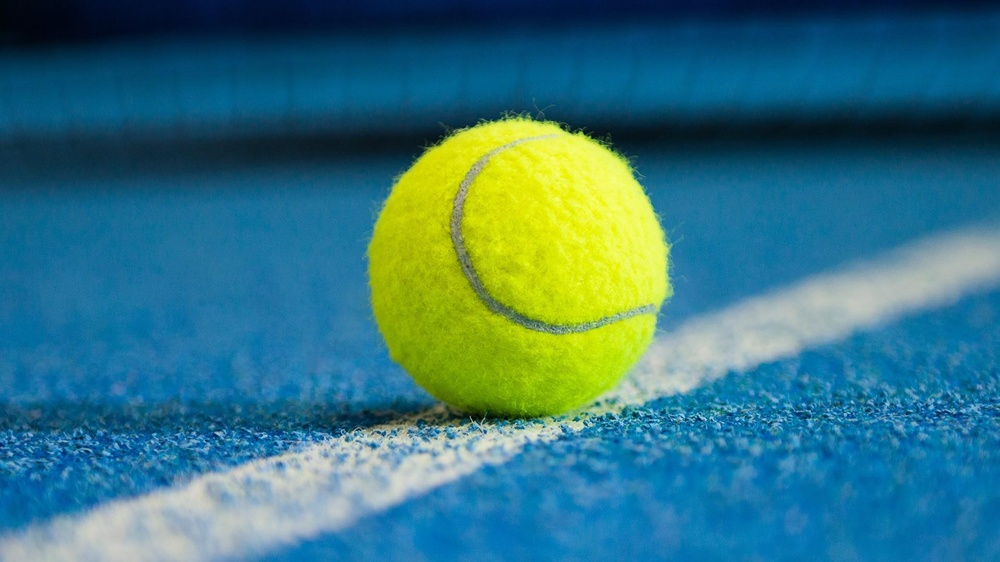
#> input picture Robotics_Task_01/tennis.jpg, 1000 x 562 px, shrunk from 1920 x 1080 before the run, found by its file name
$ jupyter execute Robotics_Task_01.ipynb
#> lines starting #> are read from the running program, lines starting #| are printed output that depends on the picture; after the words box and inside, x2 and y2 are one past the last pixel; in counts of white or black regions, pixels touching at a corner belong together
[cell 1]
import cv2
import numpy as np
from google.colab.patches import cv2_imshow

def detect_tennis_ball(image_path):
    # Load the image
#> called with image_path = '/content/sample_data/tennis.jpg'
    image = cv2.imread('/content/sample_data/tennis.jpg')
#> image is the input picture: shape (562, 1000, 3); mean B, G, R 126.1, 116.7, 53.9
    if image is None:
        print("Error: Unable to load image.")
        return

    # Step 1: Convert to HSV color space to create a mask for the tennis ball
    hsv = cv2.cvtColor(image, cv2.COLOR_BGR2HSV)
#> hsv: shape (562, 1000, 3); mean H, S, V 91, 204, 148.8

    # Define the color range for a tennis ball (usually yellow-green)
    lower_yellow = np.array([20, 100, 100])
    upper_yellow = np.array([30, 255, 255])

    # Create a mask for the tennis ball
    mask = cv2.inRange(hsv, lower_yellow, upper_yellow)
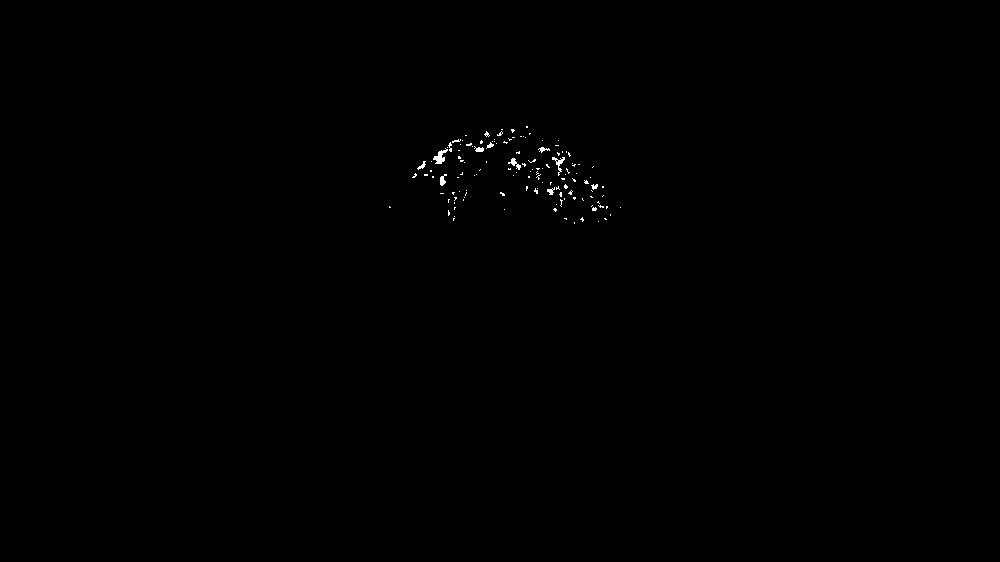
#> mask: shape (562, 1000); 0.19% white in thin lines or dots, all inside (x1, y1, x2, y2) = (389, 126, 621, 224)

    # Apply the mask to the original image
    masked_image = cv2.bitwise_and(image, image, mask=mask)

    # Convert to grayscale
    gray = cv2.cvtColor(masked_image, cv2.COLOR_BGR2GRAY)

    # Apply Gaussian blur to reduce noise and improve edge detection
    blurred = cv2.GaussianBlur(gray, (9, 9), 2)

    # Step 2: Apply Canny edge detection
    edges = cv2.Canny(blurred, 50, 150)
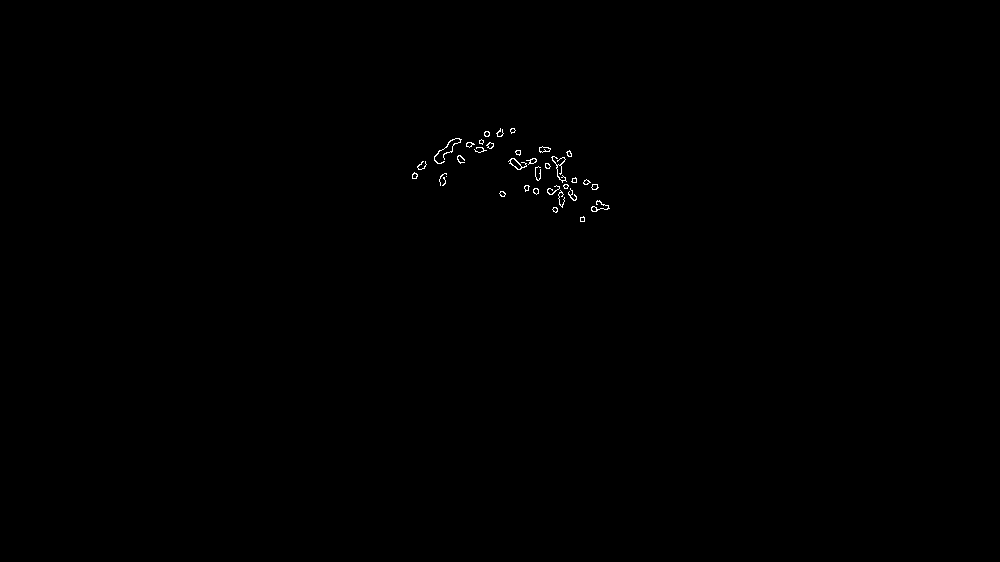
#> edges: shape (562, 1000); 0.18% white in thin lines or dots, all inside (x1, y1, x2, y2) = (412, 128, 610, 222)

    # Step 3: Use Hough Circle Transform to detect circles
    circles = cv2.HoughCircles(edges, cv2.HOUGH_GRADIENT, dp=1.2, minDist=50,
                               param1=50, param2=30, minRadius=10, maxRadius=50)
#> circles = [[546.6, 186.6, 19.48]]

    # Step 4: Draw the detected circles
    if circles is not None:
        circles = np.round(circles[0, :]).astype("int")
#> circles = [[547, 187, 19]]
        for (x, y, r) in circles:
            # Draw the outer circle
            cv2.circle(image, (x, y), r, (0, 255, 0), 4)
            # Draw the center of the circle
            cv2.circle(image, (x, y), 3, (0, 128, 255), -1)
#> this loop made 1 pass
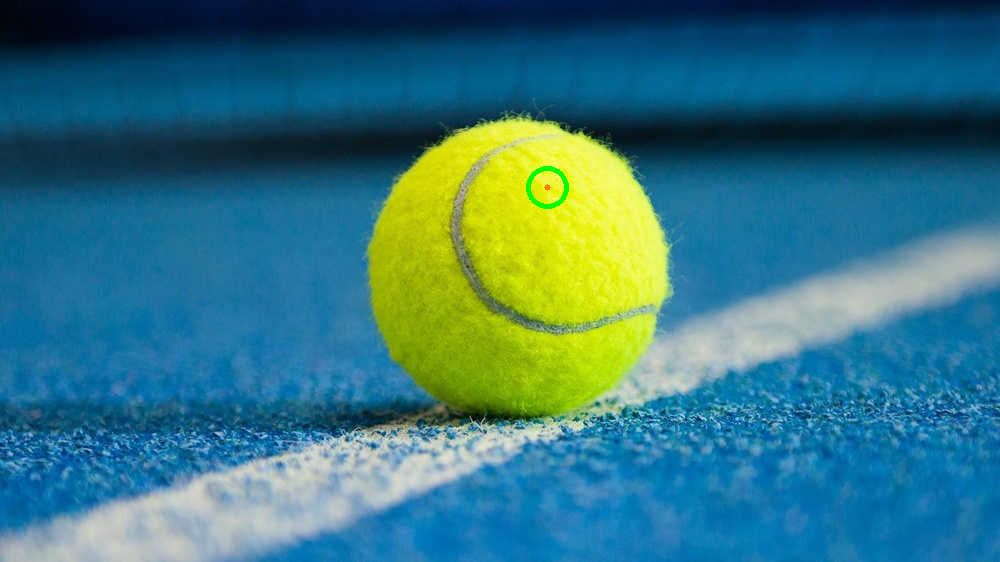
#> image: shape (562, 1000, 3); 0.11% of pixels changed, all inside (x1, y1, x2, y2) = (526, 166, 569, 209)

    # Display the result
    cv2_imshow(image)

# Path to the image
image_path = '/content/sample_data/tennis.jpg'

# Detect the tennis ball in the image
detect_tennis_ball(image_path)
